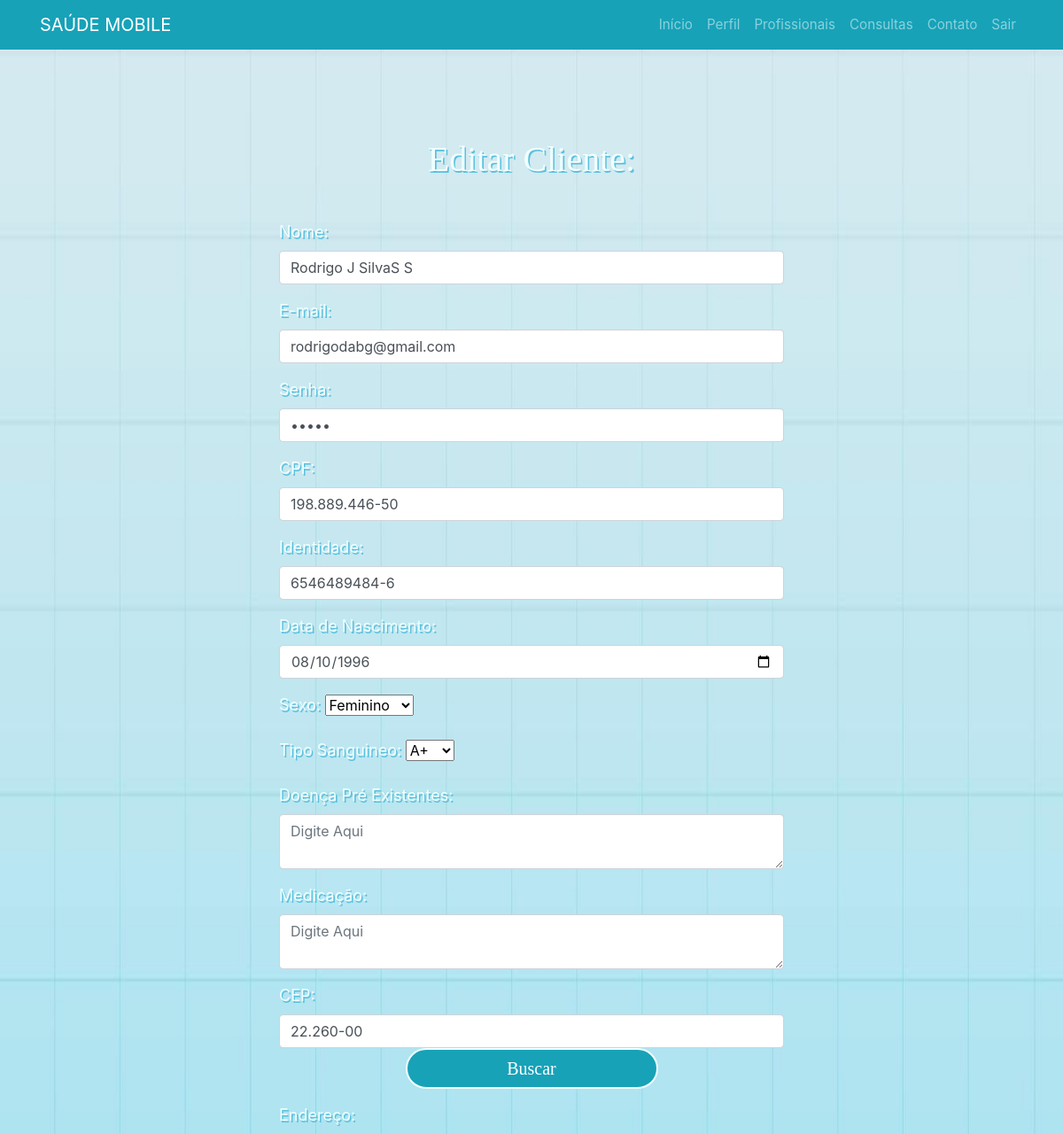
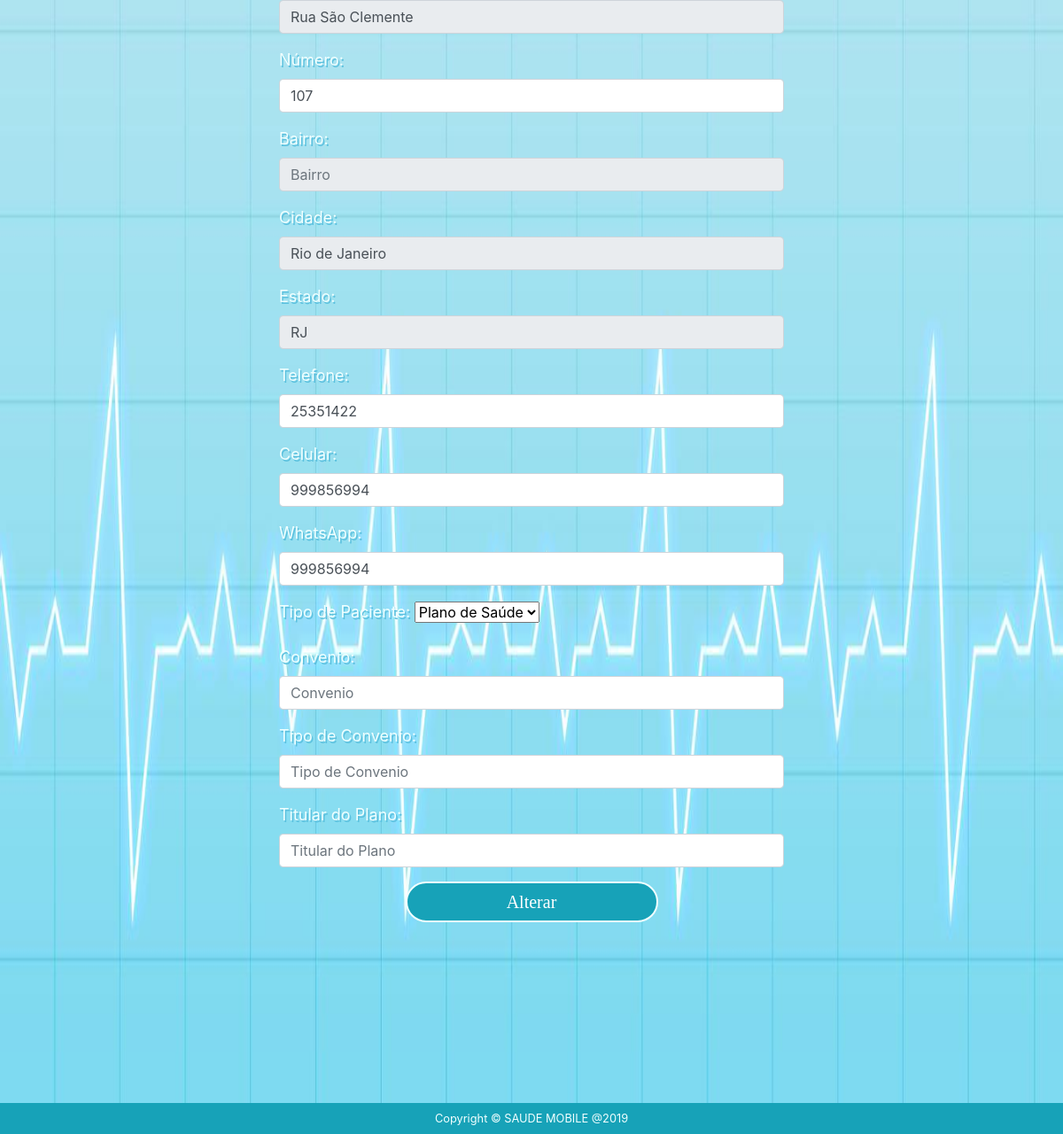
The page /usuario/editar-cliente.php?codcliente=5 (signed in) on the database its author committed (2 pictures, top to bottom).
### tables this page shows
CREATE TABLE `cliente` (
  `codcliente` int(8) NOT NULL,
  `nome` varchar(100) NOT NULL,
  `email` varchar(100) NOT NULL,
  `senha` varchar(10) NOT NULL,
  `cpf` varchar(15) NOT NULL,
  `identidade` varchar(15) NOT NULL,
  `datadenascimento` date NOT NULL,
  `sexo` varchar(10) NOT NULL,
  `tiposanguineo` varchar(5) NOT NULL,
  `doencapreexistente` varchar(150) DEFAULT NULL,
  `medicacao` varchar(100) DEFAULT NULL,
  `cep` varchar(9) NOT NULL,
  `endereco` varchar(100) NOT NULL,
  `numero` varchar(5) NOT NULL,
  `bairro` varchar(20) NOT NULL,
  `cidade` varchar(20) NOT NULL,
  `estado` varchar(20) NOT NULL,
  `telefone` varchar(13) NOT NULL,
  `celular` varchar(13) DEFAULT NULL,
  `whatsapp` varchar(13) DEFAULT NULL,
  `tipopaciente` varchar(40) NOT NULL,
  `convenio` varchar(40) DEFAULT NULL,
  `tipoconvenio` varchar(40) DEFAULT NULL,
  `titular` varchar(100) DEFAULT NULL,
  `imagem` varchar(250) NOT NULL
);

### usuario/editar-cliente.php (the view, shortened to what this page needs)
<?php
	require_once 'conexao2.php';
	if(isset($_GET['codcliente']) && !empty($_GET['codcliente']))
	{
		$codcliente = $_GET['codcliente'];
		$sql = 'SELECT nome, email, senha, cpf, identidade, datadenascimento, sexo, tiposanguineo, doencapreexistente, medicacao, cep,
        endereco, numero, bairro, cidade, estado, telefone, celular, whatsapp, tipopaciente, convenio, tipoconvenio,  titular FROM cliente WHERE codcliente =:codcliente';
		$stmt = $conn ->prepare($sql);
		$stmt->execute(array(':codcliente'=>$codcliente));
		$row = $stmt->fetch(PDO::FETCH_ASSOC);
	}
	else{
		echo "Cliente não cadastrado";
	}
				?>
<?php include "header.php" ?>
<body>
	<div class="container-fluid editarcliente">
  <div class="row">
    <div class="col-sm-3"></div>
    <div class="col-sm-6">
      <h3>Editar Cliente:</h3>
    </div>
    <div class="col-sm-3"></div>
  </div>
  <div class="row">
    <div class="col-sm-3"></div>
    <div class="col-sm-6">
	  <form class="form-horizontal" method="POST" enctype="multipart/form-data">
        <div class="form-group">
          <label for="nome">Nome:</label>
          <input type="text" class="form-control" id="nome" placeholder="Nome" name="nome" value="<?php echo $row['nome']; ?>">
        </div>
        <div class="form-group">
          <label for="email">E-mail:</label>
          <input type="email" class="form-control" id="email" placeholder="E-mail" name="email" value="<?php echo $row['email']; ?>">
        </div>
        <div class="form-group">
          <label for="senha">Senha:</label>
          <input type="password" class="form-control" id="senha" placeholder="Senha" name="senha" value="<?php echo $row['senha']; ?>">
        </div>
        <div class="form-group">
          <label for="cpf">CPF:</label>
          <input type="text" class="form-control" id="cpf" placeholder="CPF" name="cpf" value="<?php echo $row['cpf']; ?>">
        </div>
        <div class="form-group">
          <label for="identidade">Identidade:</label>
          <input type="text" class="form-control" id="identidade" placeholder="Identidade" name="identidade"  maxlength="14" value="<?php echo $row['identidade']; ?>">
        </div>
        <div class="form-group">
          <label for="datadenascimento">Data de Nascimento:</label>
          <input type="date" class="form-control" id="datadenascimento" placeholder="Data de Nascimento" name="datadenascimento" value="<?php echo $row['datadenascimento']; ?>">
        </div>
        <div class="form-group">
          <label for="sexo">Sexo:</label>
          <select name="sexo" value="<?php echo $row['sexo']; ?>">
              <option value="feminino">Feminino</option>
          </select>
        </div>
        <div class="form-group">
          <label for="tiposanguineo">Tipo Sanguineo:</label>
          <select name="tiposanguineo" value="<?php echo $row['tiposanguineo']; ?>">
            <option value="a+">A+</option>
          </select>
        </div>
        <div class="form-group">
          <label for="doencapreexistente">Doença Pré Existentes:</label>
          <textarea type="text" class="form-control" id="doencapreexistente" placeholder="Digite Aqui" name="doencapreexistente" value="<?php echo $row['doencapreexistente']; ?>"></textarea>
        </div>
        <div class="form-group">
          <label for="medicacao">Medicação:</label>
          <textarea type="text" class="form-control" id="medicacao" placeholder="Digite Aqui" name="medicacao" value="<?php echo $row['medicacao']; ?>"></textarea>
        </div>
        <div class="form-group">
          <label for="cep">CEP:</label>
          <input type="text" class="form-control" id="cep" placeholder="CEP" name="cep" value="<?php echo $row['cep']; ?>">
          <span class="input-group-btn">
            <button class="btn btn-info" type="button" id="buscaCEP">Buscar</button>
          </span>
        </div>
        <div class="form-group">
          <label for="endereco">Endereço:</label>
          <input type="text" class="form-control" id="endereco" placeholder="Endereço" name="endereco" value="<?php echo $row['endereco']; ?>" readonly/>
        </div>
        <div class="form-group">
          <label for="numero">Número:</label>
          <input type="text" class="form-control" id="numero" placeholder="Número" name="numero" value="<?php echo $row['numero']; ?>">
        </div>
        <div class="form-group">
          <label for="bairro">Bairro:</label>
          <input type="text" class="form-control" id="bairro" placeholder="Bairro" name="bairro" value="<?php echo $row['Bairro']; ?>" readonly/>
        </div>
        <div class="form-group">
          <label for="cidade">Cidade:</label>
          <input type="text" class="form-control" id="cidade" placeholder="Cidade" name="cidade" value="<?php echo $row['cidade']; ?>" readonly/>
        </div>
        <div class="form-group">
          <label for="estado">Estado:</label>
          <input type="text" class="form-control" id="uf" placeholder="Estado" name="estado" value="<?php echo $row['estado']; ?>" readonly/>
        </div>
        <div class="form-group">
          <label for="telefone">Telefone:</label>
          <input type="text" class="form-control" id="telefone" placeholder="Telefone" name="telefone" maxlength="11" value="<?php echo $row['telefone']; ?>">
        </div>
        <div class="form-group">
          <label for="celular">Celular:</label>
          <input type="text" class="form-control" id="celular" placeholder="Celular" name="celular"  maxlength="11" value="<?php echo $row['celular']; ?>">
        </div>
        <div class="form-group">
          <label for="whatsapp">WhatsApp:</label>
          <input type="text" class="form-control" id="whatsapp" placeholder="WhatsApp" name="whatsapp" maxlength="11" value="<?php echo $row['whatsapp']; ?>">
        </div>
        <div class="form-group">
          <label for="tipopaciente">Tipo de Paciente:</label>
          <select name="tipopaciente" value="<?php echo $row['tipopaciente']; ?>">
            <option value="plano de saude">Plano de Saúde</option>
          </select>
        </div>
        <div class="form-group">
          <label for="convenio">Convenio:</label>
          <input type="text" class="form-control" id="convenio" placeholder="Convenio" name="convenio" value="<?php echo $row['convenio']; ?>">
        </div>
        <div class="form-group">
          <label for="tipoconvenio">Tipo de Convenio:</label>
          <input type="text" class="form-control" id="tipoconvenio" placeholder="Tipo de Convenio" name="tipoconvenio" value="<?php echo $row['tipoconvenio']; ?>">
        </div>
        <div class="form-group">
          <label for="titular">Titular do Plano:</label>
          <input type="text" class="form-control" id="titular" placeholder="Titular do Plano" name="titular" value="<?php echo $row['titular']; ?>">
        </div>
        <button type="submit" name="alterar" class="btn btn-info">
        <span class="glyphicon glyphicon-save"></span>Alterar</button>
      </form>
    </div>
    <div class="col-sm-3"></div>
  </div>
 </div>
</body>
<?php include "../footer.php" ?>

### css/index.css (style rules this page uses)
.col-sm-8, .col-sm-6, .col-sm-3, .col-sm-2 { padding-top: 1.5vh; align-items: center; }
.container-fluid { padding-top: 12vh; width: 100vw; height: 100vh; background-image: url("../img/fundo.jpg"); background-size: 100% 100%; }
.container-fluid.editarcliente { padding-top: 10vh; width: 100vw; height: 320vh; background-image: url("../img/fundo.jpg"); background-size: 100% 100%; }
.container-fluid h3 { padding-top: 8vh; padding-bottom: 3vh; text-align: center; font-size: 5vh; color: azure; text-shadow: 0.2vh 0.2vh #5bc0de; font-family: 'Crete Round', serif !important; }
.btn.btn-info { display: block; margin-left: auto; margin-right: auto; width: 50%; height: 100%; border: 0.3vh solid azure; border-radius: 5vh; font-size: 2.5vh; font-family: 'Crete Round', serif !important; }
label { color: azure; font-size: 2.25vh; text-shadow: 0.2vh 0.2vh #5bc0de; }
textarea { height: 5vh; }

### rows shown on the page
cliente: nome "Rodrigo J SilvaS S", email "rodrigodabg@gmail.com", cpf "198.889.446-50", identidade "6546489484-6", datadenascimento "08/10/1996", sexo "Feminino", tiposanguineo "A+", doencapreexistente "Digite Aqui", medicacao "Digite Aqui", cep "22.260-00", endereco "Rua São Clemente", numero "107", cidade "Rio de Janeiro", estado "RJ", telefone "25351422", celular "999856994", whatsapp "999856994", tipopaciente "Plano de Saúde"
